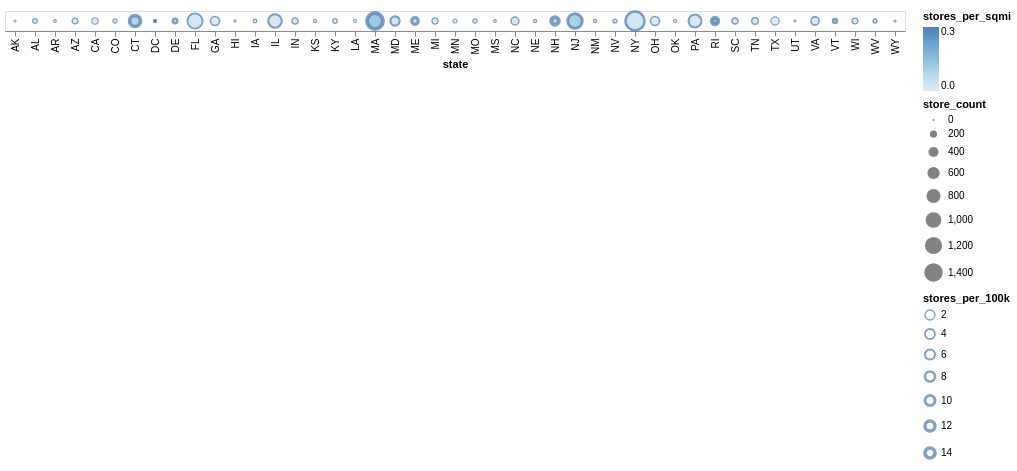

Source (notebook cell):
### Markdown cell above
## Task 1: Is Rhode Island the Dunkin's capital of the world? (10 points)

This task focuses on the `state`, `store_count`, `stores_per_sqmi`, and `stores_per_100k` variables to analyze whether Rhode Island can claim to be the Dunkin's capital of the world.

### Chart 1A

### Code cell
base = alt.Chart(dunkins).encode(x="state:N")
base.mark_point(filled=True).encode(size="store_count", color="stores_per_sqmi") + \
base.mark_point(filled=False).encode(size="store_count", strokeWidth="stores_per_100k")

### Figure 1 — Vega-Lite specification as saved in the notebook (floating-point values rounded to 4 significant figures)
{"config": {"view": {"continuousWidth": 300, "continuousHeight": 300}}, "layer": [{"mark": {"type": "point", "filled": true}, "encoding": {"color": {"field": "stores_per_sqmi", "type": "quantitative"}, "size": {"field": "store_count", "type": "quantitative"}, "x": {"field": "state", "type": "nominal"}}}, {"mark": {"type": "point", "filled": false}, "encoding": {"size": {"field": "store_count", "type": "quantitative"}, "strokeWidth": {"field": "stores_per_100k", "type": "quantitative"}, "x": {"field": "state", "type": "nominal"}}}], "data": {"name": "data-2a62801afd03d922aac5976ed155f3b4"}, "$schema": "https://vega.github.io/schema/vega-lite/v6.1.0.json", "datasets": {"data-2a62801afd03d922aac5976ed155f3b4": [{"state": "AK", "region": "West", "store_count": 2, "stores_per_100k": 0.2727, "stores_per_sqmi": 3.505e-06, "avg_sat_delivery_hours": 24.0, "frac_loyalty": 0.5}, {"state": "AL", "region": "South", "store_count": 73, "stores_per_100k": 1.429, "stores_per_sqmi": 0.001441, "avg_sat_delivery_hours": 11.76, "frac_loyalty": 0.8082}, {"state": "AR", "region": "South", "store_count": 16, "stores_per_100k": 0.5216, "stores_per_sqmi": 0.0003075, "avg_sat_delivery_hours": 8.906, "frac_loyalty": 0.9375}, {"state": "AZ", "region": "West", "store_count": 117, "stores_per_100k": 1.574, "stores_per_sqmi": 0.00103, "avg_sat_delivery_hours": 12.82, "frac_loyalty": 0.9402}, {"state": "CA", "region": "West", "store_count": 158, "stores_per_100k": 0.4055, "stores_per_sqmi": 0.001014, "avg_sat_delivery_hours": 12.0, "frac_loyalty": 0.9241}, {"state": "CO", "region": "West", "store_count": 54, "stores_per_100k": 0.9187, "stores_per_sqmi": 0.000521, "avg_sat_delivery_hours": 10.62, "frac_loyalty": 0.9074}, {"state": "CT", "region": "Northeast", "store_count": 478, "stores_per_100k": 13.19, "stores_per_sqmi": 0.09872, "avg_sat_delivery_hours": 13.96, "frac_loyalty": 0.9707}, {"state": "DC", "region": "South", "store_count": 21, "stores_per_100k": 3.093, "stores_per_sqmi": 0.3443, "avg_sat_delivery_hours": 5.548, "frac_loyalty": 0.8571}, {"state": "DE", "region": "South", "store_count": 72, "stores_per_100k": 6.977, "stores_per_sqmi": 0.03694, "avg_sat_delivery_hours": 13.58, "frac_loyalty": 0.9861}, {"state": "FL", "region": "South", "store_count": 936, "stores_per_100k": 4.14, "stores_per_sqmi": 0.01745, "avg_sat_delivery_hours": 14.28, "frac_loyalty": 0.9615}, {"state": "GA", "region": "South", "store_count": 320, "stores_per_100k": 2.901, "stores_per_sqmi": 0.005564, "avg_sat_delivery_hours": 14.21, "frac_loyalty": 0.9156}, {"state": "HI", "region": "West", "store_count": 6, "stores_per_100k": 0.4166, "stores_per_sqmi": 0.0009341, "avg_sat_delivery_hours": 6.167, "frac_loyalty": 0.8333}, {"state": "IA", "region": "Midwest", "store_count": 37, "stores_per_100k": 1.154, "stores_per_sqmi": 0.0006624, "avg_sat_delivery_hours": 10.81, "frac_loyalty": 0.8649}, {"state": "IL", "region": "Midwest", "store_count": 733, "stores_per_100k": 5.841, "stores_per_sqmi": 0.0132, "avg_sat_delivery_hours": 15.23, "frac_loyalty": 0.9604}, {"state": "IN", "region": "Midwest", "store_count": 142, "stores_per_100k": 2.069, "stores_per_sqmi": 0.003964, "avg_sat_delivery_hours": 13.37, "frac_loyalty": 0.9155}, {"state": "KS", "region": "Midwest", "store_count": 26, "stores_per_100k": 0.8842, "stores_per_sqmi": 0.000318, "avg_sat_delivery_hours": 11.94, "frac_loyalty": 0.9231}, {"state": "KY", "region": "South", "store_count": 69, "stores_per_100k": 1.524, "stores_per_sqmi": 0.001747, "avg_sat_delivery_hours": 11.49, "frac_loyalty": 0.913}, {"state": "LA", "region": "South", "store_count": 21, "stores_per_100k": 0.4591, "stores_per_sqmi": 0.0004861, "avg_sat_delivery_hours": 8.786, "frac_loyalty": 0.619}, {"state": "MA", "region": "Northeast", "store_count": 1033, "stores_per_100k": 14.71, "stores_per_sqmi": 0.1324, "avg_sat_delivery_hours": 13.37, "frac_loyalty": 0.9758}, {"state": "MD", "region": "South", "store_count": 337, "stores_per_100k": 5.453, "stores_per_sqmi": 0.03472, "avg_sat_delivery_hours": 13.57, "frac_loyalty": 0.9466}, {"state": "ME", "region": "Northeast", "store_count": 160, "stores_per_100k": 11.46, "stores_per_sqmi": 0.005188, "avg_sat_delivery_hours": 12.99, "frac_loyalty": 0.9625}, {"state": "MI", "region": "Midwest", "store_count": 136, "stores_per_100k": 1.355, "stores_per_sqmi": 0.002405, "avg_sat_delivery_hours": 14.18, "frac_loyalty": 0.9265}, {"state": "MN", "region": "Midwest", "store_count": 47, "stores_per_100k": 0.8191, "stores_per_sqmi": 0.0005903, "avg_sat_delivery_hours": 11.53, "frac_loyalty": 0.8936}, {"state": "MO", "region": "Midwest", "store_count": 58, "stores_per_100k": 0.9361, "stores_per_sqmi": 0.0008437, "avg_sat_delivery_hours": 10.59, "frac_loyalty": 0.9138}, {"state": "MS", "region": "South", "store_count": 16, "stores_per_100k": 0.5442, "stores_per_sqmi": 0.000341, "avg_sat_delivery_hours": 8.531, "frac_loyalty": 0.8125}, {"state": "NC", "region": "South", "store_count": 246, "stores_per_100k": 2.27, "stores_per_sqmi": 0.00506, "avg_sat_delivery_hours": 12.27, "frac_loyalty": 0.9106}, {"state": "NE", "region": "Midwest", "store_count": 25, "stores_per_100k": 1.264, "stores_per_sqmi": 0.0003254, "avg_sat_delivery_hours": 13.46, "frac_loyalty": 1.0}, {"state": "NH", "region": "Northeast", "store_count": 215, "stores_per_100k": 15.33, "stores_per_sqmi": 0.02401, "avg_sat_delivery_hours": 12.25, "frac_loyalty": 0.9581}, {"state": "NJ", "region": "Northeast", "store_count": 867, "stores_per_100k": 9.328, "stores_per_sqmi": 0.1179, "avg_sat_delivery_hours": 14.1, "frac_loyalty": 0.9723}, {"state": "NM", "region": "West", "store_count": 26, "stores_per_100k": 1.232, "stores_per_sqmi": 0.0002143, "avg_sat_delivery_hours": 10.0, "frac_loyalty": 0.7692}, {"state": "NV", "region": "West", "store_count": 47, "stores_per_100k": 1.471, "stores_per_sqmi": 0.0004281, "avg_sat_delivery_hours": 10.32, "frac_loyalty": 0.766}, {"state": "NY", "region": "Northeast", "store_count": 1471, "stores_per_100k": 7.516, "stores_per_sqmi": 0.03121, "avg_sat_delivery_hours": 13.88, "frac_loyalty": 0.9531}, {"state": "OH", "region": "Midwest", "store_count": 312, "stores_per_100k": 2.647, "stores_per_sqmi": 0.007636, "avg_sat_delivery_hours": 13.62, "frac_loyalty": 0.9263}, {"state": "OK", "region": "South", "store_count": 23, "stores_per_100k": 0.5674, "stores_per_sqmi": 0.0003353, "avg_sat_delivery_hours": 14.33, "frac_loyalty": 1.0}, {"state": "PA", "region": "Northeast", "store_count": 674, "stores_per_100k": 5.2, "stores_per_sqmi": 0.01504, "avg_sat_delivery_hours": 13.3, "frac_loyalty": 0.9674}, {"state": "RI", "region": "Northeast", "store_count": 158, "stores_per_100k": 14.4, "stores_per_sqmi": 0.1528, "avg_sat_delivery_hours": 13.98, "frac_loyalty": 0.9937}, {"state": "SC", "region": "South", "store_count": 137, "stores_per_100k": 2.55, "stores_per_sqmi": 0.004557, "avg_sat_delivery_hours": 11.08, "frac_loyalty": 0.8686}, {"state": "TN", "region": "South", "store_count": 160, "stores_per_100k": 2.245, "stores_per_sqmi": 0.00388, "avg_sat_delivery_hours": 13.62, "frac_loyalty": 0.9313}, {"state": "TX", "region": "South", "store_count": 270, "stores_per_100k": 0.8852, "stores_per_sqmi": 0.001034, "avg_sat_delivery_hours": 12.44, "frac_loyalty": 0.8889}, {"state": "UT", "region": "West", "store_count": 6, "stores_per_100k": 0.1756, "stores_per_sqmi": 7.302e-05, "avg_sat_delivery_hours": 6.833, "frac_loyalty": 1.0}, {"state": "VA", "region": "South", "store_count": 261, "stores_per_100k": 2.995, "stores_per_sqmi": 0.006609, "avg_sat_delivery_hours": 11.71, "frac_loyalty": 0.8889}, {"state": "VT", "region": "Northeast", "store_count": 49, "stores_per_100k": 7.564, "stores_per_sqmi": 0.005316, "avg_sat_delivery_hours": 12.24, "frac_loyalty": 0.9796}, {"state": "WI", "region": "Midwest", "store_count": 118, "stores_per_100k": 1.996, "stores_per_sqmi": 0.002173, "avg_sat_delivery_hours": 14.48, "frac_loyalty": 0.9322}, {"state": "WV", "region": "South", "store_count": 44, "stores_per_100k": 2.486, "stores_per_sqmi": 0.00183, "avg_sat_delivery_hours": 12.64, "frac_loyalty": 0.8636}, {"state": "WY", "region": "West", "store_count": 3, "stores_per_100k": 0.5136, "stores_per_sqmi": 3.09e-05, "avg_sat_delivery_hours": 1.667, "frac_loyalty": 1.0}]}}
